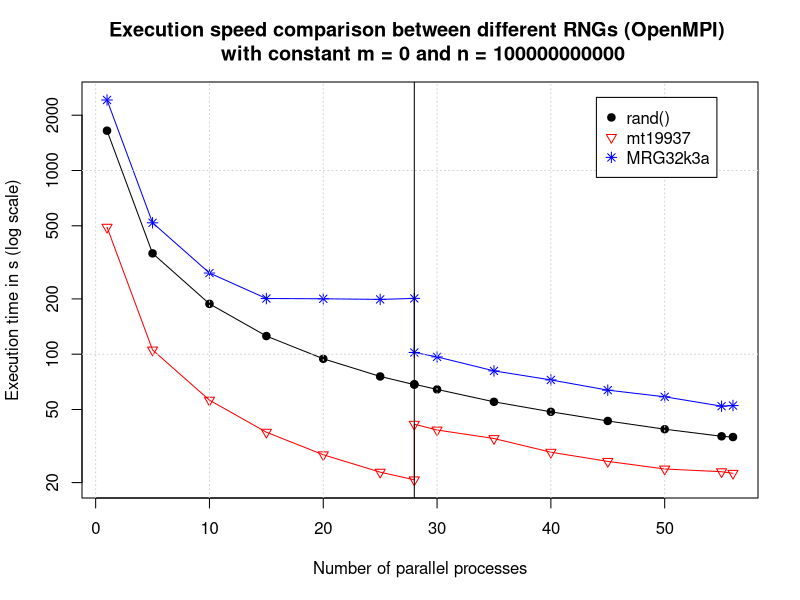
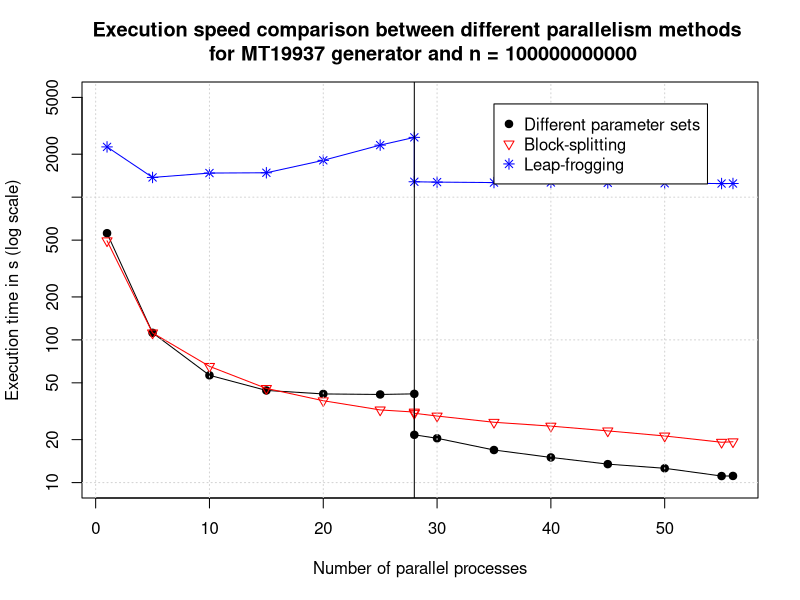
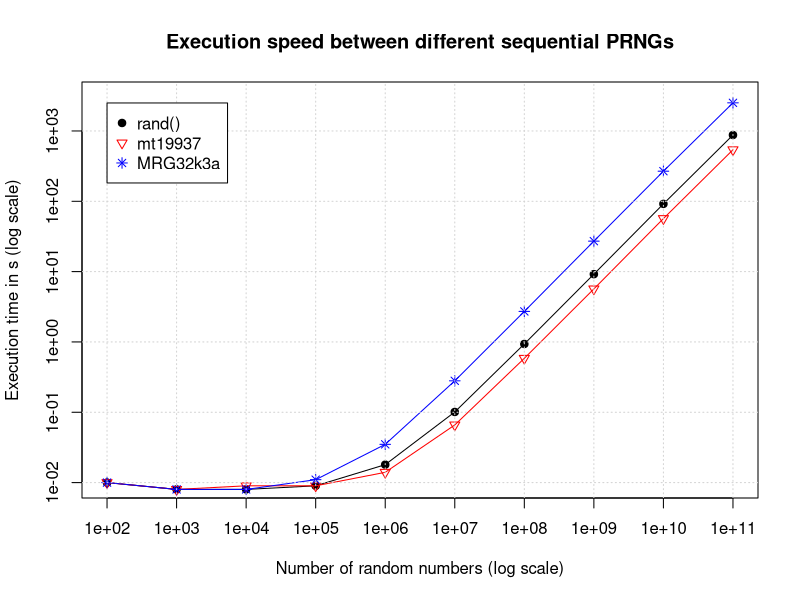

The R script that drew these images, in order:
#-----------------------------------------------------------------------------------------------------------------
# Execution speed comparison between different RNGs (OpenMPI) with constant m = 0 and n = 100000000000
x = c(1,5,10,15,20, 25, 28, 28, 30, 35, 40, 45, 50, 55, 56)
t0 = c(1647.502,353.919,187.934,125.536,94.402,75.641,68.281,68.617,64.288,55.046,48.566,43.301,39.051,35.734,35.4)
t1 = c(491.299,105.46,56.2,37.605,28.347,22.793,20.696,41.57,38.667,34.747,29.273,26.085,23.721,22.92,22.471)
t2 = c(2420.335,519.241,276.556,200.97,200.315,198.732,201.233,102.202,96.672,81.1,72.419,63.716,58.615,52.125,52.539)

plot(x, t0, log="y", type="o", pch=19, las=0, ylim=c(20, 2500), xlim=c(1,56), 
    main="Execution speed comparison between different RNGs (OpenMPI) \n with constant m = 0 and n = 100000000000",
    xlab="Number of parallel processes", 
    ylab="Execution time in s (log scale)"
)

lines(x, y=t1, col="red", type="o", pch=6)
lines(x, y=t2, col="blue", type="o", pch=8)

grid(col = "lightgray", lty = "dotted", lwd = par("lwd"), equilogs = TRUE)
legend(44, 2500, legend=c("rand()", "mt19937", "MRG32k3a"), col=c("black", "red", "blue"), pch=c(19,6, 8))

abline(v = 28, col="black")

#-----------------------------------------------------------------------------------------------------------------
# Execution speed comparison between different parallelism methods for mt19937 generator and n = 100000000000
x = c(1,5,10,15,20, 25, 28, 28, 30, 35, 40, 45, 50, 55, 56)
t0 = c(559.071,112.034,56.464,44.222,41.804,41.45,41.854,21.616,20.439,16.915,15.009,13.47,12.596,11.114,11.133)
t1 = c(494.762,111.903,65.223,45.677,37.46,32.297,31.207,30.596,29.263,26.465,24.867,23.029,21.215,19.169,19.323)
t2 = c(2250.072,1374.589,1475.45,1482.447,1811.979,2315.967,2624.61,1281.97,1274.911,1265.315,1267.943,1259.394,1251.983,1245.622,1246.712)

plot(x, t0, log="y", type="o", pch=19, las=0, ylim=c(10, 5000), xlim=c(1,56), 
    main="Execution speed comparison between different parallelism methods \n for MT19937 generator and n = 100000000000",
    xlab="Number of parallel processes", 
    ylab="Execution time in s (log scale)"
)

lines(x, y=t1, col="red", type="o", pch=6)
lines(x, y=t2, col="blue", type="o", pch=8)

grid(col = "lightgray", lty = "dotted", lwd = par("lwd"), equilogs = TRUE)
legend(35, 4500, legend=c("Different parameter sets", "Block-splitting", "Leap-frogging"), col=c("black", "red", "blue"), pch=c(19,6, 8))

abline(v = 28, col="black")

#-----------------------------------------------------------------------------------------------------------------
# Execution speed between different sequential PRNGs
x = c(100,1000,10000,100000,1000000,10000000,100000000,1000000000,10000000000, 100000000000)
t0 = c(0.010,0.008,0.008,0.009,0.018,0.101,0.936,9.207,91.863,876.140)
t1 = c(0.010,0.008,0.009,0.009,0.014,0.066,0.585,5.677,56.796,540.635)
t2 = c(0.010,0.008,0.008,0.011,0.035,0.280,2.717,27.118,267.944,2511.625)

plot(x, t0, log="xy", type="o", pch=19, las=0, ylim=c(0.01, 3000), xlim=c(100,100000000000), 
    main="Execution speed between different sequential PRNGs",
    xlab="Number of random numbers (log scale)", 
    ylab="Execution time in s (log scale)"
)

lines(x, y=t1, col="red", type="o", pch=6)
lines(x, y=t2, col="blue", type="o", pch=8)

grid(col = "lightgray", lty = "dotted", lwd = par("lwd"), equilogs = TRUE)
legend(100, 2500, legend=c("rand()", "mt19937", "MRG32k3a"), col=c("black", "red", "blue"), pch=c(19,6, 8))